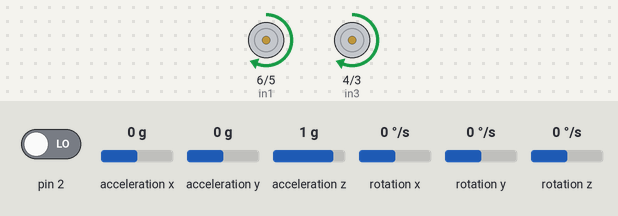
Recording of a sketch running on a simulated Arduino Uno, built with avr-gcc and run on an emulated ATmega328P. Parts: motor-driver pin pairs drawn as motors (green arrow = first pin HIGH = forward, orange = second pin HIGH = backward, longer = more drive, scaled by the enable pin). The test bench sets the inputs (shaded band); at power-on: acceleration x 0 g, pin 2 LOW, acceleration y 0 g, acceleration z 1 g, rotation x 0 °/s, rotation y 0 °/s, rotation z 0 °/s. The sensor or clock chip raises its interrupt line as the real part does; what the sketch prints to the serial monitor is not drawn.

Above: at 1.7 s.
1.8 s: acceleration x set to -1.4 g
At 3.0 s:
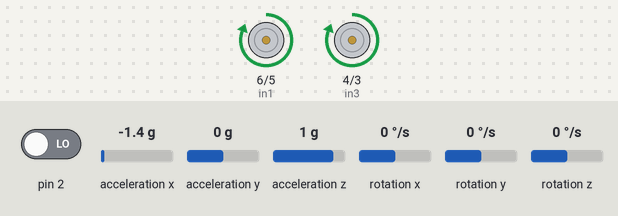
3.3 s: acceleration x set to 0 g
At 4.2 s:
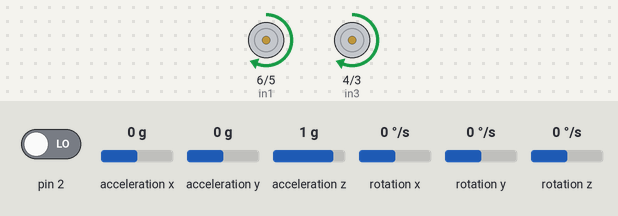
4.8 s: acceleration x set to -0.8 g
At 5.3 s:
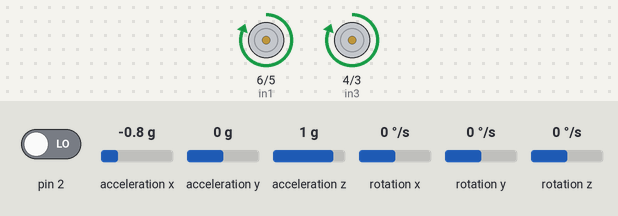
6.3 s: acceleration x set to 0.8 g
At 7.6 s:
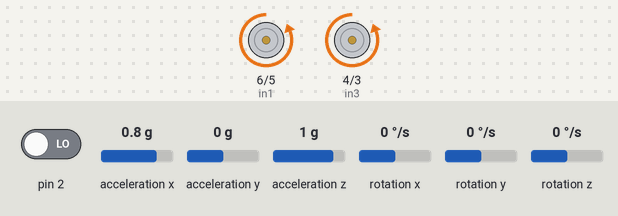
Timing chart, 0 to 8.8 s (numbered marks = the images above; inputs shaded):
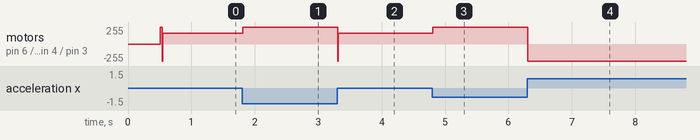

The sketch:

Version_2.0.ino
```cpp
#include <MPU6050_6Axis_MotionApps20.h>
#include <helper_3dmath.h>

#include "I2Cdev.h"
#include "MPU6050.h"
#include "Wire.h"
#include <PID_v1.h>
#include "MPU6050_6Axis_MotionApps20.h"

MPU6050 accelgyro(0x68);

int16_t ax, ay, az;

// MPU control/status vars
uint8_t mpuIntStatus; // holds actual interrupt status byte from MPU
uint8_t devStatus; // return status after each device operation (0 = success, !0 = error)
uint16_t packetSize; // expected DMP packet size (default is 42 bytes)
uint16_t fifoCount; // count of all bytes currently in FIFO
uint8_t fifoBuffer[64]; // FIFO storage buffer

// orientation/motion vars
Quaternion q; // [w, x, y, z] quaternion container
VectorFloat gravity; // [x, y, z] gravity vector
float ypr[3]; // [yaw, pitch, roll] yaw/pitch/roll container and gravity vector

//PID
double originalSetpoint = 181.6;
double setpoint = originalSetpoint;
double movingAngleOffset = 0.1;
double input, output;

//adjust these values to fit your own design
double Kp = 100;
double Ki = 0;
double Kd = 1;

PID pid(&input, &output, &setpoint, Kp, Ki, Kd, DIRECT);

int in1 = 6;
int in2 = 5;
int in3 = 4;
int in4 = 3;
int enA = 9;
int enB = 10;
int vel = 200;
int minVel = 20;

int motorAConstant = 1;
int motorBConstant = 1;

//Volatile means subject to change independent of code
volatile bool mpuInterrupt = false; //check voltahe high/low to the interupt PIN

void dmpDataReady(){
  mpuInterrupt = true;
}

void setup() {
  // put your setup code here, to run once:
  pinMode(in1, OUTPUT);
  pinMode(in2, OUTPUT);
  pinMode(in3, OUTPUT);
  pinMode(in4, OUTPUT);
  pinMode(enA, OUTPUT);
  pinMode(enB, OUTPUT);

  Wire.begin();

  Serial.begin(38400);

  // initialize device
  Serial.println("Initializing I2C devices...");
  accelgyro.initialize();

  // verify connection
  Serial.println("Testing device connections...");
  Serial.println(accelgyro.testConnection() ? "MPU6050 connection successful" : "MPU6050 connection failed");

  devStatus = accelgyro.dmpInitialize();

  //Factory offset can tweak to make smoother
  accelgyro.setXGyroOffset(220);
  accelgyro.setYGyroOffset(76);
  accelgyro.setZGyroOffset(-85);
  accelgyro.setZAccelOffset(1688);
  if(devStatus == 0){
    accelgyro.setDMPEnabled(true);

    //enable Arduino Interupt detection
    attachInterrupt(0, dmpDataReady, RISING);

    packetSize = accelgyro.dmpGetFIFOPacketSize();

    //Setting up PID
    pid.SetMode(AUTOMATIC);
    pid.SetSampleTime(10);
    pid.SetOutputLimits(-255, 255);
    Serial.println("DMP Initialization successful");
  }else{
    Serial.print(F("DMP Initialization failed (code "));
    Serial.print(devStatus);
    Serial.println(F(")"));
  }

}

void loop() {

  // put your main code here, to run repeatedly:
  while (!mpuInterrupt && fifoCount < packetSize)
  {
  //no mpu data - performing PID calculations and output to motors
  pid.Compute();
  move(output, minVel);
  //Serial.print("Check");


  }

  // reset interrupt flag and get INT_STATUS byte
  mpuInterrupt = false;
  mpuIntStatus = accelgyro.getIntStatus();

  // get current FIFO count
  fifoCount = accelgyro.getFIFOCount();

  // check for overflow (this should never happen unless our code is too inefficient)
  if ((mpuIntStatus & 0x10) || fifoCount == 1024)
  {
  // reset so we can continue cleanly
  accelgyro.resetFIFO();
  Serial.println(F("FIFO overflow!"));

  // otherwise, check for DMP data ready interrupt (this should happen frequently)
  }
  else if (mpuIntStatus & 0x02)
  {
  // wait for correct available data length, should be a VERY short wait
  while (fifoCount < packetSize) fifoCount = accelgyro.getFIFOCount();

  // read a packet from FIFO
  accelgyro.getFIFOBytes(fifoBuffer, packetSize);

  // track FIFO count here in case there is > 1 packet available
  // (this lets us immediately read more without waiting for an interrupt)
  fifoCount -= packetSize;

  accelgyro.dmpGetQuaternion(&q, fifoBuffer);
  accelgyro.dmpGetGravity(&gravity, &q);
  accelgyro.dmpGetYawPitchRoll(ypr, &q, &gravity);
  input = ypr[1] * 180/M_PI + 180;
  }


}

void clockwise(){
  digitalWrite(in1, HIGH);
  digitalWrite(in2, LOW);
  digitalWrite(in3, HIGH);
  digitalWrite(in4, LOW);
}

void counterclockwise(){
  digitalWrite(in1, LOW);
  digitalWrite(in2, HIGH);
  digitalWrite(in3, LOW);
  digitalWrite(in4, HIGH);
}

//PID controls output so must ensure it is within bounds
void move(int spd, int minSpeed){

  int direction = 1;

  if(spd < 0){
    direction = -1;

    spd = max(spd, -255);
  }else{
    spd = min(spd, 255);
  }

  int realSpeed = max(minSpeed, abs(spd));

  analogWrite(enA, realSpeed * motorAConstant);
  analogWrite(enB, realSpeed * motorBConstant);

  if(spd > 0){
    clockwise();
  }else{
    counterclockwise();
  }
  Serial.print("check");
}
```

Measured:
- after the input at 1.8 s, motor on pin 6 (in1) / pin 5 (in2), motor on pin 4 (in3) / pin 3 (in4): forward 160/255 → forward 255/255 at once
- after the input at 3.3 s, motor on pin 6 (in1) / pin 5 (in2), motor on pin 4 (in3) / pin 3 (in4): forward 255/255 → forward 160/255 at once
- after the input at 4.8 s, motor on pin 6 (in1) / pin 5 (in2), motor on pin 4 (in3) / pin 3 (in4): forward 160/255 → forward 255/255 at once
- after the input at 6.3 s, motor on pin 6 (in1) / pin 5 (in2), motor on pin 4 (in3) / pin 3 (in4): forward 255/255 → backward 255/255 at once
